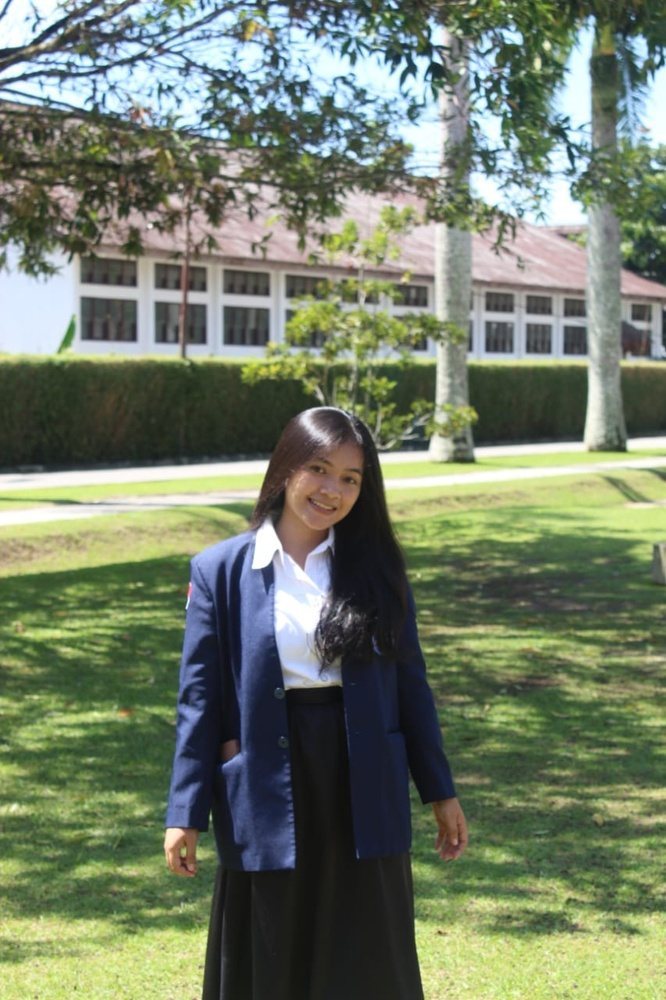
#> input picture 11422022_Yenita CH.Sidabutar/yen.jpg, 666 x 1000 px, shrunk from 853 x 1280 before the run
$ jupyter execute 11422022_edge-canny.ipynb   (shell and % lines are left out)
#> lines starting #> are read from the running program, lines starting #| are printed output that depends on the picture
## Edge Detection (Menggunakan Canny)

 Menggunakan algoritma Canny, yang mendeteksi tepi dengan cara menghitung gradien intensitas dan menerapkan ambang batas.

Parameter threshold1 dan threshold2 menentukan sensitivitas deteksi tepi.

Mengubah Gambar Menjadi Grayscale
Mengurangi Noise dengan Gaussian Blur
Deteksi Tepi dengan Metode Canny

[cell 1]
import cv2
import matplotlib.pyplot as plt

# Membaca gambar asli
image = cv2.imread('yen.jpg')  # Gambar dibaca dalam format BGR (default OpenCV)
#> image is the input picture: shape (1000, 666, 3); mean B, G, R 105.1, 125.9, 115

# Mengubah gambar menjadi grayscale
gray_image = cv2.cvtColor(image, cv2.COLOR_BGR2GRAY)  # Mengonversi gambar ke skala abu-abu (grayscale)
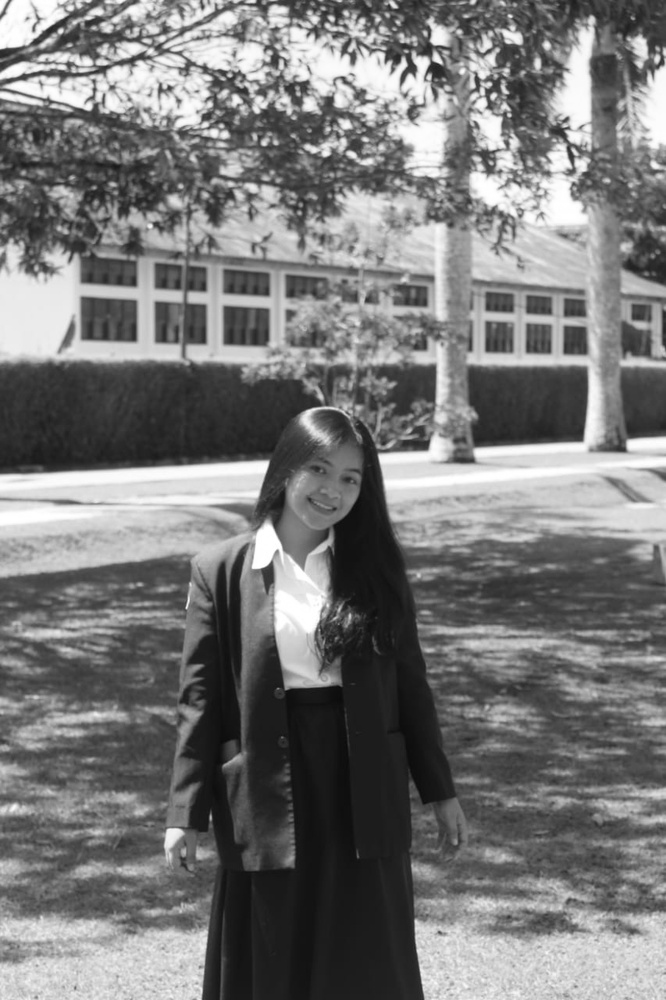
#> gray_image: shape (1000, 666); min 9, max 255, mean 120.3

# Mengurangi noise menggunakan Gaussian Blur
blurred_image = cv2.GaussianBlur(gray_image, (5, 5), 0)  # Kernel 5x5 digunakan untuk meratakan gambar, mengurangi noise

# Deteksi tepi menggunakan metode Canny
# Threshold dapat disesuaikan berdasarkan intensitas objek pada gambar
low_threshold = 50  # Batas bawah untuk deteksi tepi
high_threshold = 150  # Batas atas untuk deteksi tepi
edges = cv2.Canny(blurred_image, threshold1=low_threshold, threshold2=high_threshold)  # Menemukan tepi
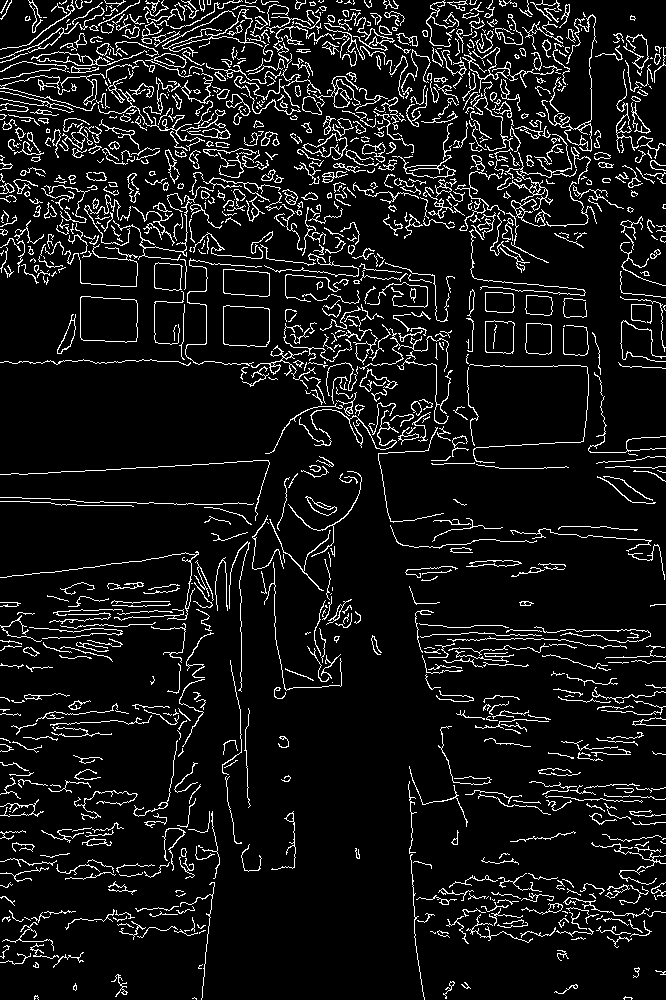
#> edges: shape (1000, 666); 8.6% white in thin lines or dots

# Menampilkan hasil dalam tiga tahap: gambar asli, gambar yang diblur, dan hasil deteksi tepi
titles = ['Original Image', 'Blurred Image', 'Edges (Canny)']  # Judul untuk setiap gambar
images = [gray_image, blurred_image, edges]  # Daftar gambar yang akan ditampilkan

plt.figure(figsize=(15, 5))  # Menyiapkan ukuran figure untuk tampilan
for i in range(3):  # Loop untuk menampilkan ketiga gambar
    plt.subplot(1, 3, i + 1)  # Menempatkan gambar dalam subplot
    plt.imshow(images[i], cmap='gray')  # Menampilkan gambar dalam mode grayscale
    plt.title(titles[i])  # Menampilkan judul untuk gambar
    plt.axis('off')  # Menyembunyikan sumbu untuk tampilan lebih bersih

plt.tight_layout()  # Menata layout agar gambar tidak tumpang tindih
plt.show()  # Menampilkan gambar
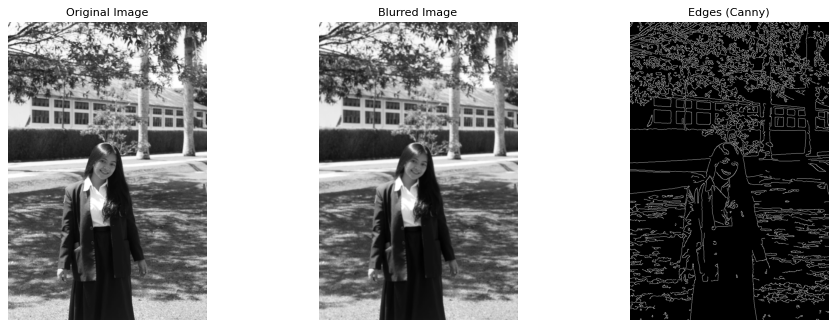
#> figure drawn by matplotlib, 3 panels

[cell 2]
import cv2
import matplotlib.pyplot as plt

# Membaca gambar
image = cv2.imread('yen.jpg', cv2.IMREAD_GRAYSCALE)
#> image: shape (1000, 666); min 9, max 255, mean 120.3

# Deteksi tepi menggunakan Canny
edges = cv2.Canny(image, threshold1=50, threshold2=150)
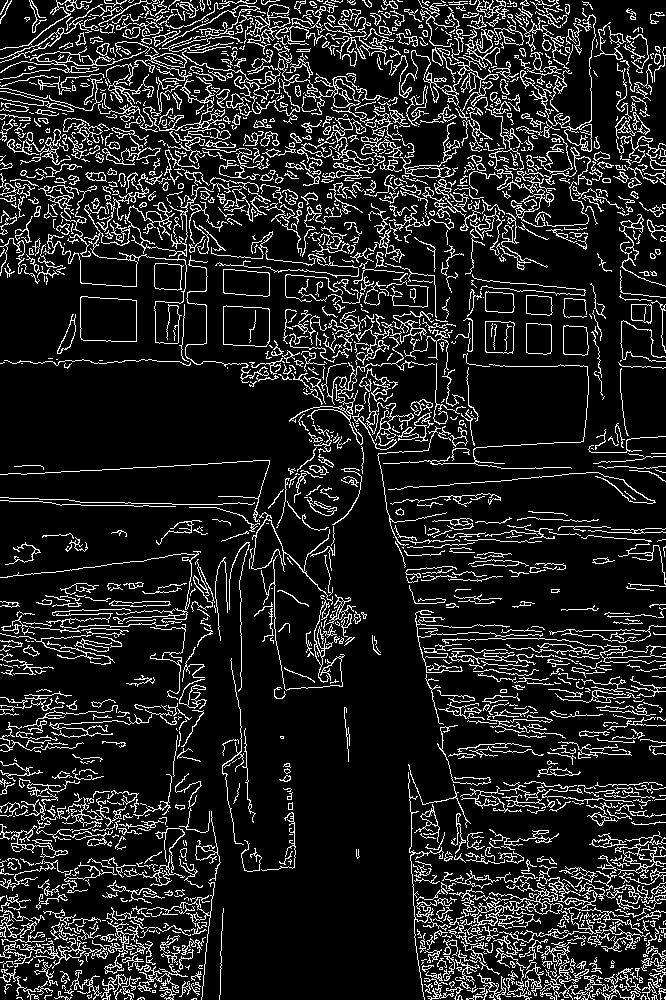
#> edges: shape (1000, 666); 13.4% white in thin lines or dots

# Menampilkan gambar asli dan hasil deteksi tepi
plt.figure(figsize=(10, 5))
plt.subplot(1, 2, 1)
plt.title("Original Image")
plt.imshow(image, cmap='gray')

plt.subplot(1, 2, 2)
plt.title("Edge Detection (Canny)")
plt.imshow(edges, cmap='gray')
plt.show()
